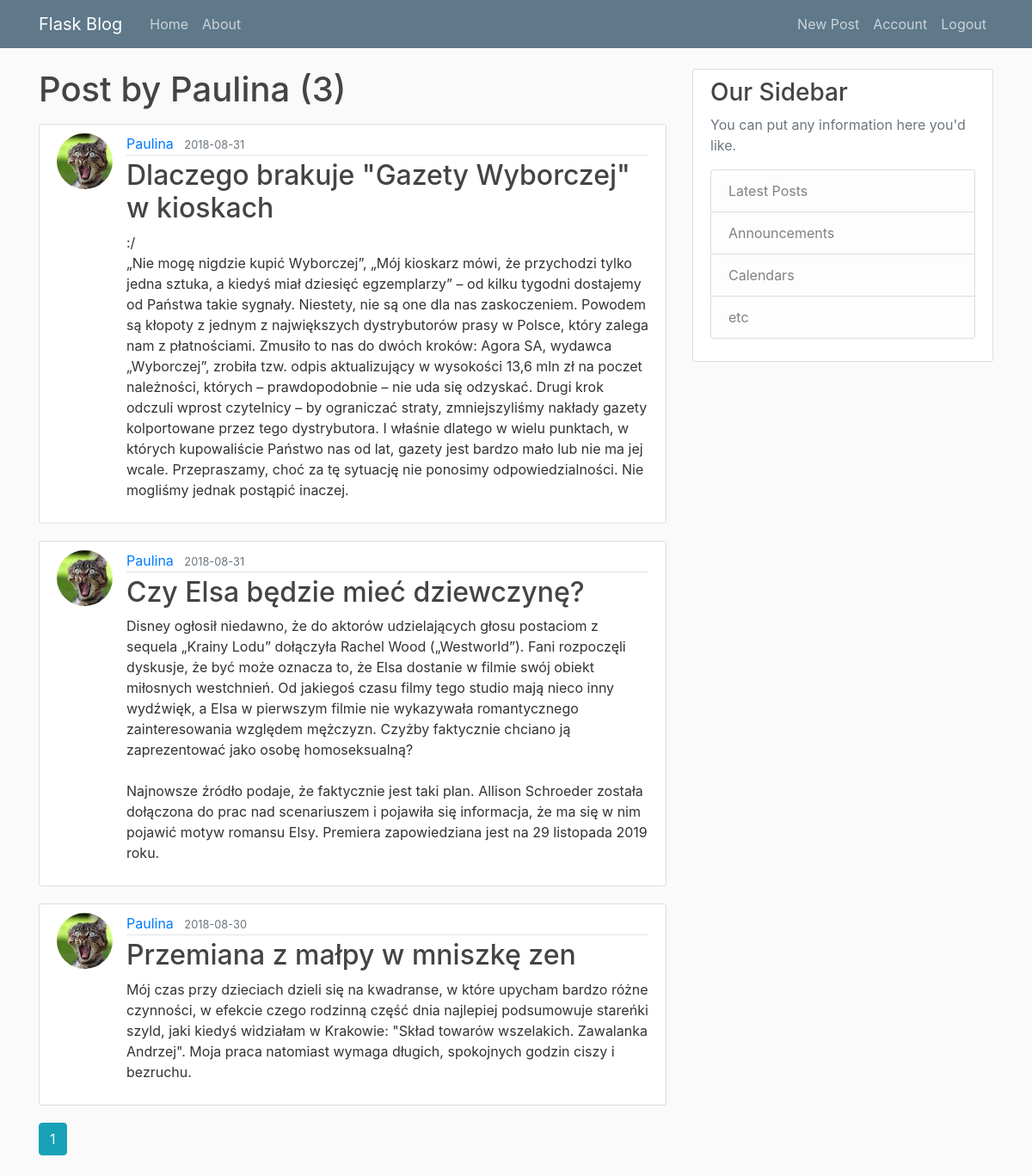
Screenshot of /user/Paulina (signed in) with the database file from the repository.
### popierwsze/models.py (models this page shows, shortened)
class User(db.Model, UserMixin):    #userMixin pozwoli nam dziedziczyć funkcje tej klasy/logowanie
    id = db.Column(db.Integer, primary_key=True)
    username = db.Column(db.String(20), unique=True, nullable=False)
    email = db.Column(db.String(120), unique=True, nullable=False)
    image_file = db.Column(db.String(20), nullable=False, default='default.jpg')
    password = db.Column(db.String(60), nullable=False)
    post = db.relationship('Post', backref='author', lazy=True)  #backref - dodaje kolumnę do modułu Post - nazwaną "author"

class Post(db.Model):
    id = db.Column(db.Integer, primary_key=True)
    title = db.Column(db.String(100), nullable=False)
    date_posted = db.Column(db.DateTime, nullable=False, default=datetime.utcnow)
    content = db.Column(db.Text, nullable=False)
    user_id = db.Column(db.Integer, db.ForeignKey('user.id'), nullable=False) #user.id z małej bo to odniesienie do wiersza tabeli User a nie do całej klasy

### popierwsze/users/routes.py (the view)
@users.route("/user/<string:username>")
def user_posts(username):
    page = request.args.get('page', 1, type=int)
    user = User.query.filter_by(username=username).first_or_404()       #pobierz usera
    posts = Post.query.filter_by(author=user).order_by(Post.date_posted.desc()).paginate(page=page, per_page=5)
    return render_template("user_posts.html", posts=posts, user=user)

### popierwsze/models.py (called while the page is built)
@login_menager.user_loader      #funkcja dekoracyjna do utrzymywania logowania użytkownika
def load_user(user_id):
    return User.query.get(int(user_id))

### popierwsze/templates/user_posts.html
{% extends "layout.html"%}
{% block content %}
    <h1 class="mb-3">Post by {{ user.username }} ({{ posts.total }})</h1>
    {% for post in posts.items %}
        <article class="media content-section">
          <img class="rounded-circle article-img" src="{{ url_for('static', filename='profile_pics/' + post.author.image_file) }}">
          <div class="media-body">
            <div class="article-metadata">
              <a class="mr-2" href="{{ url_for('users.user_posts', username=post.author.username) }}">{{ post.author.username }}</a>
              <small class="text-muted">{{ post.date_posted.strftime('%Y-%m-%d') }}</small>
            </div>
            <h2><a class="article-title" href="{{ url_for('posts.post', post_id=post.id) }}">{{ post.title }}</a></h2>
            <p class="article-content">{{ post.content }}</p>
          </div>
        </article>
    {% endfor%}
    {% for page_num in posts.iter_pages(left_edge=1, right_edge=1, left_current=1, right_current=2) %}
        {% if page_num %}
            {% if posts.page == page_num %}
                <a class="btn btn-info mb-4" href="{{ url_for('users.user_posts', username=user.username, page=page_num) }}">{{ page_num }}</a>
            {% else %}
                <a class="btn btn-outline-info mb-4" href="{{ url_for('users.user_posts', username=user.username, page=page_num) }}">{{ page_num }}</a>
            {% endif %}
        {% else %}
            ...
        {% endif %}
    {% endfor %}
{% endblock content %}

### popierwsze/static/main.css (style rules this page uses)
body { background: #fafafa; color: #333333; margin-top: 5rem; }
h1, h2, h3, h4, h5, h6 { color: #444444; }
.content-section { background: #ffffff; padding: 10px 20px; border: 1px solid #dddddd; border-radius: 3px; margin-bottom: 20px; }
.article-title { color: #444444; }
.article-content { white-space: pre-line; }
.article-img { height: 65px; width: 65px; margin-right: 16px; }
.article-metadata { padding-bottom: 1px; margin-bottom: 4px; border-bottom: 1px solid #e3e3e3 }

### rows the page displays
User: username "Paulina"
Post: image_file (picture), author.username "Paulina", date_posted "2018-08-31", title "Dlaczego brakuje \"Gazety Wyborczej\" w kioskach", content ":/ „Nie mogę nigdzie kupić Wyborczej”, „Mój kioskarz mówi, że przychodzi tylko jedna sztuka, a kiedyś miał dziesięć egzemplarzy” – od kilku tygodni dostajemy od Państwa takie sygnały. Niestety, nie są one dla nas zaskoczeniem. Powodem są kłopoty z jednym z największych dystrybutorów prasy w Polsce, który zalega nam z płatnościami. Zmusiło to nas do dwóch kroków: Agora SA, wydawca „Wyborczej”, zrobiła tzw. odpis aktualizujący w wysokości 13,6 mln zł na poczet należności, których – prawdopodobnie – nie uda się odzyskać. Drugi krok odczuli wprost czytelnicy – by ograniczać straty, zmniejszyliśmy nakłady gazety kolportowane przez tego dystrybutora. I właśnie dlatego w wielu punktach, w których…"
Post: image_file (picture), author.username "Paulina", date_posted "2018-08-31", title "Czy Elsa będzie mieć dziewczynę?", content "Disney ogłosił niedawno, że do aktorów udzielających głosu postaciom z sequela „Krainy Lodu” dołączyła Rachel Wood („Westworld”). Fani rozpoczęli dyskusje, że być może oznacza to, że Elsa dostanie w filmie swój obiekt miłosnych westchnień. Od jakiegoś czasu filmy tego studio mają nieco inny wydźwięk, a Elsa w pierwszym filmie nie wykazywała romantycznego zainteresowania względem mężczyzn. Czyżby faktycznie chciano ją zaprezentować jako osobę homoseksualną? Najnowsze źródło podaje, że faktycznie jest taki plan. Allison Schroeder została dołączona do prac nad scenariuszem i pojawiła się informacja, że ma się w nim pojawić motyw romansu Elsy. Premiera zapowiedziana jest na 29 listopada 2019…"
Post: image_file (picture), author.username "Paulina", date_posted "2018-08-30", title "Przemiana z małpy w mniszkę zen", content "Mój czas przy dzieciach dzieli się na kwadranse, w które upycham bardzo różne czynności, w efekcie czego rodzinną część dnia najlepiej podsumowuje stareńki szyld, jaki kiedyś widziałam w Krakowie: \"Skład towarów wszelakich. Zawalanka Andrzej\". Moja praca natomiast wymaga długich, spokojnych godzin ciszy i bezruchu."

### other values shown
{{ posts.total }} "3"
{{ page_num }} "1"
